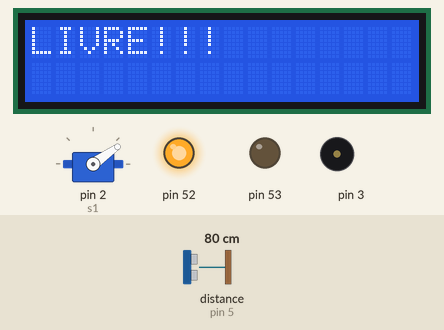
This sketch was run on a simulated Arduino Mega 2560, built with avr-gcc and run on an emulated ATmega2560. On the bench: servo, 16×2 character LCD, output pins drawn as LEDs (lit = HIGH), buzzer (waves = sounding). Inputs (shaded band) come from the test bench; at power-on: distance to the obstacle (sensor on pin 5) 80 cm.

Above: at 1.2 s.
1.3 s: distance to the obstacle (sensor on pin 5) set to 16 cm
At 1.8 s:
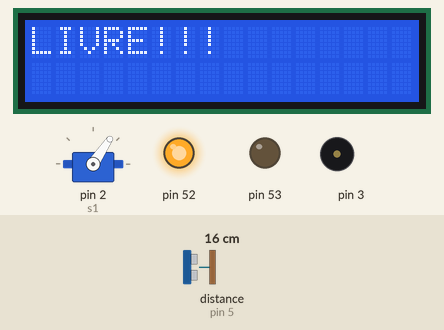
3.7 s: distance to the obstacle (sensor on pin 5) set to 13 cm
At 4.9 s:
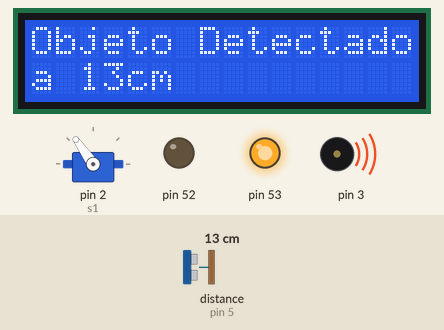
5.2 s: distance to the obstacle (sensor on pin 5) set to 35 cm
At 5.43 s:
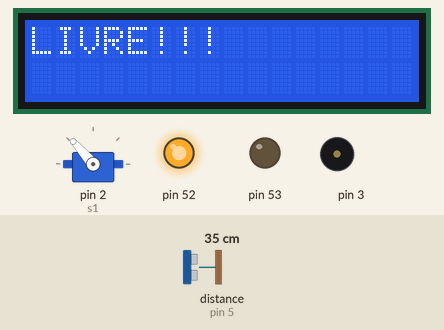
7.7 s: distance to the obstacle (sensor on pin 5) set to 18 cm
10.7 s: distance to the obstacle (sensor on pin 5) set to 183 cm
13.7 s: distance to the obstacle (sensor on pin 5) set to 2 cm
At 14.5 s:
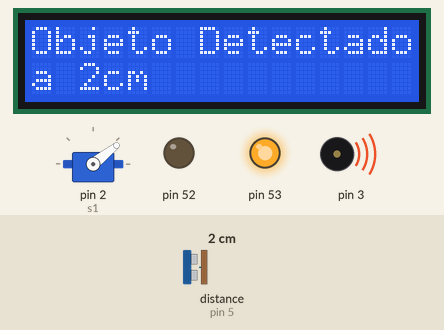
Timing chart, 0 to 16.2 s (numbered marks = the images above; inputs shaded):
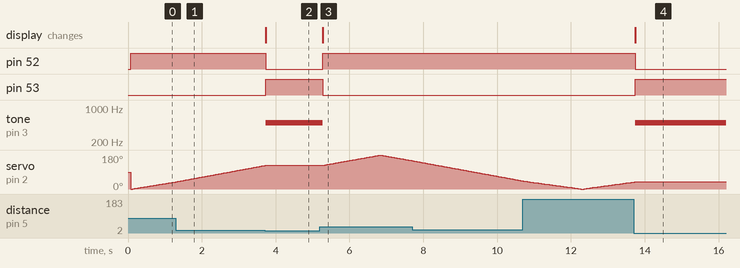

The sketch:

sonar.ino
```cpp
#include <Servo.h>
#include <Ultrasonic.h>
#include <LiquidCrystal_I2C.h>

Servo s1;
Ultrasonic u1(4, 5);
LiquidCrystal_I2C lcd(0x27, 16, 2);

void setup() {
  // put your setup code here, to run once:
  pinMode(3, OUTPUT);
  pinMode(52, OUTPUT);
  pinMode(53, OUTPUT);
  s1.attach(2);
  Serial.begin(9600);
  lcd.init();
  lcd.backlight();
  lcd.clear();
  lcd.setCursor(0,0);
  lcd.print("LIVRE!!!");
  }

void loop() {
  // put your main code here, to run repeatedly:
  int i;
  for (i=0; i<180 ; i++) {
      iteracaovolta(i);
    }
  for (i=179; i>=0; i--) {
      iteracaovolta(i);
  }
}


void iteracaovolta(int i){
  s1.write(i);
  if(u1.read() < 15){
    lcd.clear();
    lcd.print("Objeto Detectado");
    lcd.setCursor(0, 1);
    lcd.print("a ");
    lcd.print(u1.read());
    lcd.print("cm");
    digitalWrite(52, LOW);
    digitalWrite(53, HIGH);
    tone(3, 500);
    while(u1.read() < 15){
      delay(100);
    }
  }
  else{
    noTone(3);
    digitalWrite(52, HIGH);
    digitalWrite(53, LOW);
    lcd.clear();
    lcd.setCursor(0,0);
    lcd.print("LIVRE!!!");
  }

  delay(15);
}
```

Measured:
- the behaviour switches between 15 and 14 cm on distance to the obstacle (sensor on pin 5) (found by bisection; images 1 and 2)
- after the input at 3.7 s, pin 52: HIGH → LOW at once; pin 53: LOW → HIGH at once; tone on pin 3: silent → 500 Hz at once; servo on pin 2 (s1): goes on until 3.7 s, then stays 125°; the display: changes at once (image 2)
- after the input at 5.2 s, pin 52: LOW → HIGH after 0.07 s; pin 53: HIGH → LOW after 0.07 s; tone on pin 3: 500 Hz → silent after 0.07 s; servo on pin 2 (s1): rises from 125° to 179° in 1.5 s, then falls to 150° in 0.87 s; the display: changes after 0.08 s (image 3)
- after the input at 13.7 s, pin 52: HIGH → LOW after 0.05 s; pin 53: LOW → HIGH after 0.05 s; tone on pin 3: silent → 500 Hz after 0.05 s; servo on pin 2 (s1): goes on until 13.7 s, then stays 38°; the display: changes after 0.05 s (image 4)
